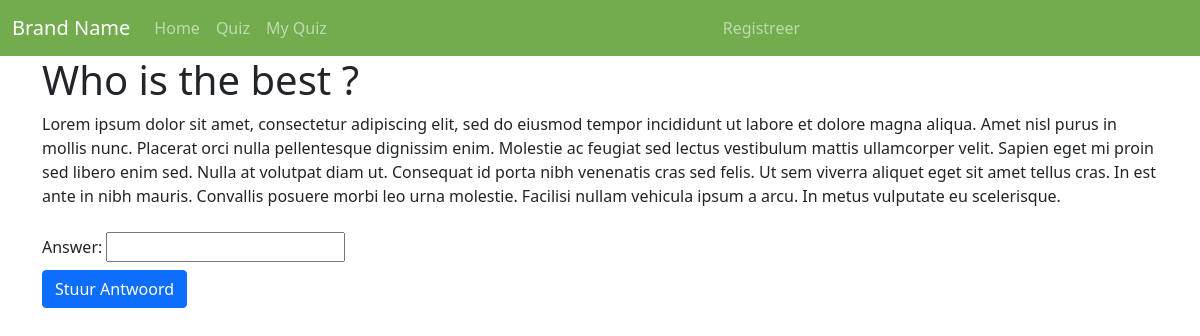
/quiz/second-quiz--b948/who-is-the-best--9519, run on the app's committed database.
### quiz/models.py (models this page shows, shortened)
class Question(models.Model):
	MULTIPLE_CHOICE = 0
	SINGLE_ANSWER = 1
	IMAGE = 2
	QUESTION_TYPE_CHOICES = (
		(MULTIPLE_CHOICE, "Multiple Choice"),
		(SINGLE_ANSWER, "Open Vraag"),
		(IMAGE, "Foto"),)
	title = models.CharField(max_length=64)
	description = models.TextField(blank=True)
	quiz = models.ForeignKey(Quiz, on_delete=models.CASCADE, null=True, verbose_name='Quiz Name')
	question_type = models.IntegerField(choices=QUESTION_TYPE_CHOICES, default=MULTIPLE_CHOICE)
	sequence_number = models.IntegerField('seq #', null=True)
	slug = models.SlugField()

### quiz/views.py (the view, shortened to what this page needs)
# urls.py: path('<slug:quiz_slug>/<slug:slug>', views.QuestionView.as_view(), name='question'),
class QuestionView(FormView):
	template_name = 'quiz/question_detail.html'
	def get_form_class(self, **kwargs):
		current_question = get_object_or_404(Question, slug= self.kwargs['slug'])
		question_type = current_question.question_type
		if question_type == 0 :
			form_class = MultipleAnswerForm
		else:
			form_class = SingleAnswerForm
		return form_class
	def get_form(self, *args, **kwargs):
		form = super(QuestionView, self).get_form(*args, **kwargs)
		current_question = get_object_or_404(Question, slug= self.kwargs['slug'])
		question_type = current_question.question_type
		if question_type == 0 :
			form.fields["possible_answers"].queryset = Answer.objects.filter(question=current_question)
		else:
			return form
		return form
	def get_context_data(self, **kwargs):
		context = super().get_context_data(**kwargs)
		current_question = get_object_or_404(Question, slug= self.kwargs['slug'])
		try:
			save_answer = get_object_or_404(UserAnswers, user=self.request.user, question=current_question)
			context['timer'] = save_answer.reopen_date
			context['saved_answer'] = save_answer
		except:
			pass
		context['question'] = current_question
		return context

### users/forms.py
class SingleAnswerForm(forms.Form):
	answer = forms.CharField(max_length=255)

### quiz/templates/quiz/question_detail.html (shortened to what this page needs)
{% extends 'base.html' %}
{% block content %}
<h1>{{ question.title }}</h1>
<p>{{ question.description }}</p>
<form method="POST">
	<div class="row">
		<div class="col-md-6 mt-2 mb-2">
			{{form}}
		</div>
	</div>
	<button class="btn btn-primary {% if saved_answer.is_still_closed %} disabled {% endif %}" type="submit" value="select" name=""> Stuur Antwoord </button>
</form>
{% endblock content %}

### data on the page
Question: title "Who is the best ?", description "Lorem ipsum dolor sit amet, consectetur adipiscing elit, sed do eiusmod tempor incididunt ut labore et dolore magna aliqua. Amet nisl purus in mollis nunc. Placerat orci nulla pellentesque dignissim enim. Molestie ac feugiat sed lectus vestibulum mattis ullamcorper velit. Sapien eget mi proin sed libero enim sed. Nulla at volutpat diam ut. Consequat id porta nibh venenatis cras sed felis. Ut sem viverra aliquet eget sit amet tellus cras. In est ante in nibh mauris. Convallis posuere morbi leo urna molestie. Facilisi nullam vehicula ipsum a arcu. In metus vulputate eu scelerisque."
